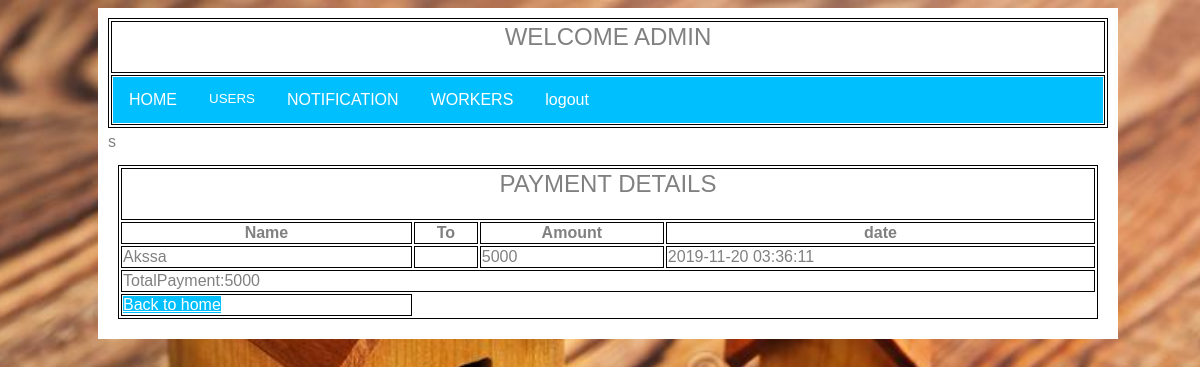
Page /admin_pyview.php?id=1&name=5 on the committed database.
### tables this page shows
CREATE TABLE `py` (
  `no` varchar(15) DEFAULT NULL,
  `name` varchar(10) DEFAULT NULL,
  `amt` varchar(15) DEFAULT NULL,
  `ton` varchar(15) DEFAULT NULL,
  `pdate` datetime DEFAULT NULL,
  `pid` int(15) NOT NULL
);

### admin_pyview.php (the view, shortened to what this page needs)
<html>
<head>
<link rel="stylesheet" type="text/css" href="css/style.css">
<link rel="stylesheet" type="text/css" href="css/adminhome.css">
</head>
<body>
<?php
 include'admin_home3.php';
 $pid=$_GET['name'];
  ?>s<div class="content">
  <table width="100%">
  <center><tr><center>
  <th colspan="5"><center><h2>Payment details</h2></center>
  </th></center>
 </tr>
  <tr>
    <th>Name</th>
    <th>To</th>
    <th>Amount</th>
    <th>date</th>
  </tr>
    <div class="topnav">
      <?php
       $mt=0;
        $st=$conn->query("select * from py where pid='$pid' ");
      if($st->num_rows >0)
      {
        while($res=mysqli_fetch_assoc($st))
  {
    $name=$res['name'];
    $amt=$res['amt'];
    $mdate=$res['pdate'];
  $mt=$mt+$amt;
   echo'<tr><td>'.$name.'</td>';
       echo'<td>'.$tname.'</td>';
       echo'<td>'.$amt.'</td>';
         echo'<td>'.$mdate.'</td></tr>';
  }
}
   echo'<tr><td colspan="5">TotalPayment:'.$mt.'</td>';
   $p=1;
echo'<tr><td><a href="admin_payment.php?id='.$p.'">Back to home</a></td></tr>';
    ?>
    </div>
    </center>
  </table>
 </body></html>

### css/style.css (style rules this page uses)
html { overflow-x: hidden; }
body { line-height: 1.7; color: gray; font-weight: 400; font-size: 1rem; }
a { -webkit-transition: .3s all ease; -o-transition: .3s all ease; transition: .3s all ease; }
h1, h2, h3, h4, h5, .h1, .h2, .h3, .h4, .h5 { font-family: "Oswald", sans-serif; font-weight: 300 !important; text-transform: uppercase; }

### css/adminhome.css (style rules this page uses)
body { background-image:linear-gradient(to right,#ADD8E6,#BFBFBF; }

### dropdown.css (style rules this page uses)
body { font-family: Arial, Helvetica, sans-serif; }

### admin_pyview.php (style rules this page uses)
body { background-image:url("images/im1.jpg"); height:100%; width:100%; background-position:center; background-repeat:no-repeat; background-size:cover; }
a { background-color: #00BFFF; color: white; }
.content { max-width: 700px; margin: auto; background: white; padding: 10px; }
table,tr,th,td { border:1px solid black; }

### admin_home3.php (style rules this page uses)
body { background-image:url("images/im1.jpg"); height:100%; width:100%; background-position:center; background-repeat:no-repeat; background-size:cover; }
a { background-color: #00BFFF; color: white; }
.content { max-width:1000px; margin: auto; background: white; padding: 10px; }

### rows in the picture
py: name "Akssa", amt "5000", pdate "2019-11-20 03:36:11"

### other values in the picture
$mt "5000"
